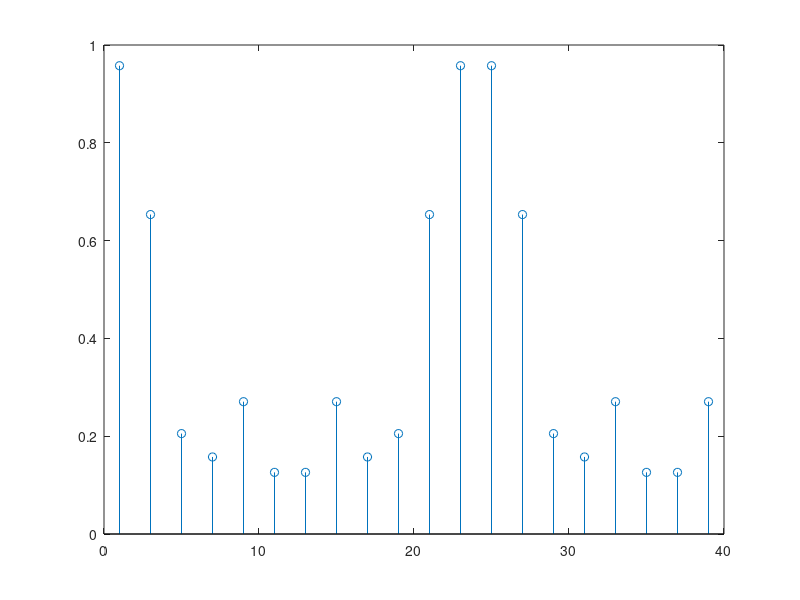

Here is the MATLAB script that generated this plot: (Note: this script raises an error after producing the figure.)
%% Intro
% Distribution factor, pitch factor and winding factor
% EM: 24-slot / 22-pole, 3-phase | double layer | coil span: 1 slot
%
% Author: Baris Kuseyri <baris.kuseyri@metu.edu.tr>
%
% version 1.0 | 23/03/2020
% version 1.1 | 28/03/2020

%% Initialization

clc
clear all
close all

%% Machine Parameters

m=3;    %phase number
Q=24;   %number of slots
p=22; %number of poles
pp=p/2;  %number of pole-pairs


%% Machine Variables

% q=Q/(2*pp*m);    %number of slots per pole per phase
q=4;

spm=(2*pi)/Q;     % slot pitch (mechanical)
spe=(2*pi)*pp/Q;  % slot pitch (electrical)

ppm=(2*pi)/p;     % pole pitch (mechanical)
ppe=(2*pi)*pp/p;  % pole pitch (electrical)

lambdae=(2*pi)/Q; % angle between adjacent coils (electrical)

h=1:2:39;

%% Factors (Generalized)

for i=1:20
    kd(i)=sin((2*i-1)*q*lambdae/2)/(q*sin((2*i-1)*lambdae/2));
    kp(i)=sin((2*i-1)*spe/2);
    kw(i)=kd(i)*kp(i);
end

figure(1)
g1 = stem(h,abs(kd));
g1.Color = 'k';
ax = gca;
ax.XGrid = 'off';
ax.YGrid = 'on';
title('Distribution Factor Amplitudes')
xlabel('Harmonic Index, {\it n}') 
ylabel('|{\itK_{dn}}|')
xticks([1 3 5 7 9 11 13 15 17 19 21])
yticks([0 0.1 0.2 0.3 0.4 0.5 0.6 0.7 0.8 0.9 1.0])
axis([0 22 0 1.1])

figure(2)
g2 = stem(h,abs(kp));
g2.Color = 'k';
ax = gca;
ax.XGrid = 'off';
ax.YGrid = 'on';
title('Pitch Factor Amplitudes')
xlabel('Harmonic Index, {\it n}') 
ylabel('|{\itK_{pn}}|')
xticks([1 3 5 7 9 11 13 15 17 19 21])
yticks([0 0.1 0.2 0.3 0.4 0.5 0.6 0.7 0.8 0.9 1.0])
axis([0 22 0 1.1])

figure(3)
g3 = stem(h,abs(kw));
g3.Color = 'k';
ax = gca;
ax.XGrid = 'off';
ax.YGrid = 'on';
title('Winding Factor Amplitudes')
xlabel('Harmonic Index, {\it n}') 
ylabel('|{\itK_{wn}}|')
xticks([1 3 5 7 9 11 13 15 17 19 21])
yticks([0 0.1 0.2 0.3 0.4 0.5 0.6 0.7 0.8 0.9 1.0])
axis([0 22 0 1.1])

